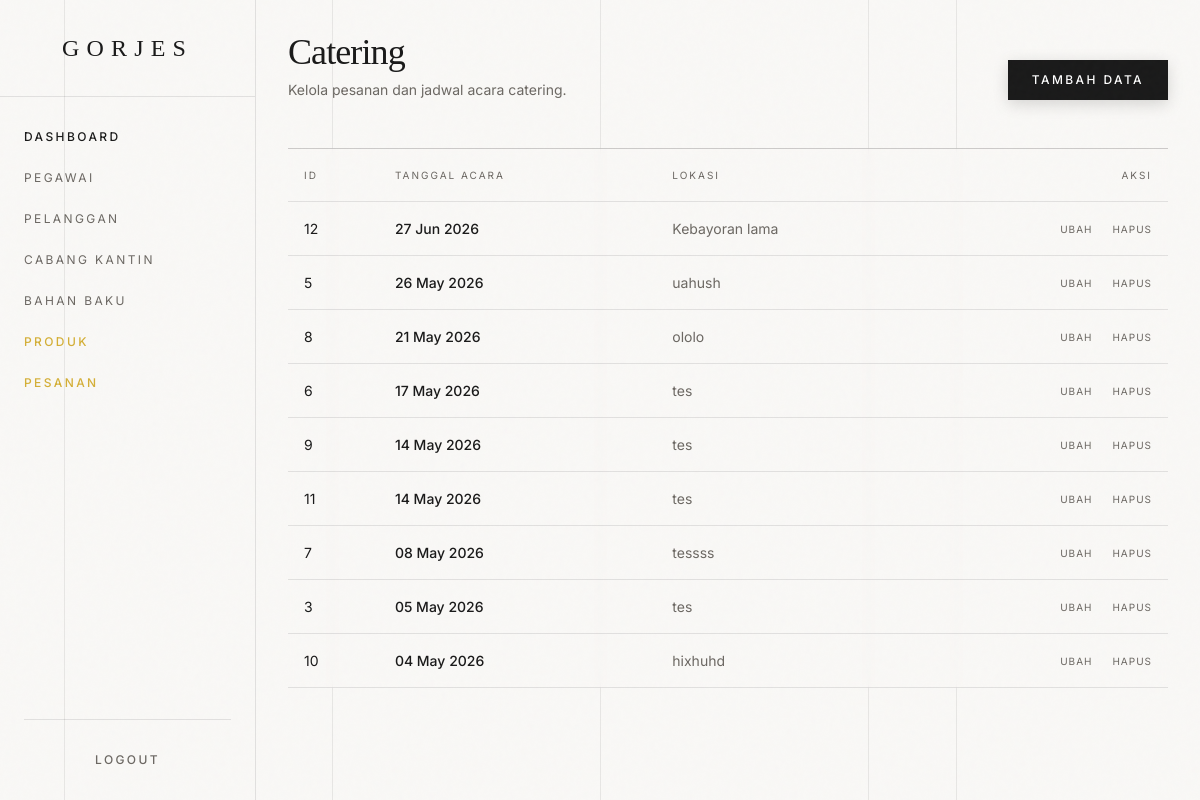
/dashboard/catering/cateringlihat.php (signed in), run on the app's committed database.
### tables this page shows
CREATE TABLE `catering` (
  `id_catering` int(11) NOT NULL,
  `tanggal_acara` date NOT NULL,
  `lokasi_acara` text NOT NULL
);

### dashboard/catering/cateringlihat.php (the view, shortened to what this page needs)
<?php
include '../../layouts/config.php';
include '../../layouts/head.php';
include '../../layouts/menu.php';
$sql = "SELECT * FROM catering ORDER BY tanggal_acara DESC";
$result = mysqli_query($conn, $sql);
?>
<div class="mb-12 flex justify-between items-end relative z-10">
    <div>
        <h2 class="font-serif text-4xl tracking-tight mb-2">Catering</h2>
        <p class="text-sm text-luxury-mutedFg">Kelola pesanan dan jadwal acara catering.</p>
    </div>
    <a href="cateringtambah.php" class="h-10 px-6 bg-luxury-fg text-luxury-white text-xs tracking-[0.2em] uppercase font-medium flex items-center shadow-btn hover:shadow-btn-hover transition-all duration-500">
        Tambah Data
    </a>
</div>
<div class="border-t border-luxury-fg/20 overflow-x-auto relative z-10 bg-luxury-bg/50 backdrop-blur-sm">
    <table class="w-full text-left text-sm whitespace-nowrap">
        <thead>
            <tr class="border-b border-luxury-fg/10 uppercase text-[10px] tracking-[0.2em] text-luxury-mutedFg">
                <th class="py-4 px-4 font-normal">ID</th>
                <th class="py-4 px-4 font-normal">Tanggal Acara</th>
                <th class="py-4 px-4 font-normal">Lokasi</th>
                <th class="py-4 px-4 font-normal text-right">Aksi</th>
            </tr>
        </thead>
        <tbody>
            <?php while ($row = mysqli_fetch_assoc($result)): ?>
                <tr class="border-b border-luxury-fg/10 hover:bg-luxury-bg/80 transition-colors duration-300">
                    <td class="py-4 px-4"><?= htmlspecialchars($row['id_catering']) ?></td>
                    <td class="py-4 px-4 font-medium"><?= date('d M Y', strtotime($row['tanggal_acara'])) ?></td>
                    <td class="py-4 px-4 text-luxury-mutedFg truncate max-w-xs"><?= htmlspecialchars($row['lokasi_acara']) ?></td>
                    <td class="py-4 px-4 text-right space-x-4">
                        <a href="cateringubah.php?id=<?= $row['id_catering'] ?>" class="text-[10px] uppercase tracking-widest text-luxury-mutedFg hover:text-luxury-accent transition-colors">Ubah</a>
                        <a href="cateringhapus.php?id=<?= $row['id_catering'] ?>" class="text-[10px] uppercase tracking-widest text-luxury-mutedFg hover:text-red-700 transition-colors">Hapus</a>
                    </td>
                </tr>
            <?php endwhile; ?>
        </tbody>
    </table>
</div>
<?php
include '../../layouts/footer.php';
include '../../layouts/vendor-scripts.php';
?>

### layouts/head.php (shortened to what this page needs)
<!DOCTYPE html>
<html lang="id">
<head>
    <link rel="stylesheet" href="https://cdnjs.cloudflare.com/ajax/libs/font-awesome/6.4.0/css/all.min.css">
    <script src="https://cdn.tailwindcss.com"></script>
</head>
<body class="font-sans antialiased text-luxury-fg min-h-screen flex flex-col">
    <div class="noise-overlay"></div>
    <div class="gridline-container">
        <div class="gridline-col col-start-1"></div>
        <div class="gridline-col col-start-4"></div>
        <div class="gridline-col col-start-7"></div>
        <div class="gridline-col col-start-10"></div>
    </div>

### layouts/menu.php (shortened to what this page needs)
<div class="flex flex-1 w-full relative">
    <nav id="mobile-sidebar"
        class="w-64 border-r border-[#1A1A1A]/10 bg-[#F9F8F6] md:bg-transparent flex flex-col fixed md:relative z-40 transform -translate-x-[150%] md:translate-x-0 transition-transform duration-500 shrink-0 inset-y-0 left-0 h-screen overflow-y-auto">
        <div class="p-8 border-b border-[#1A1A1A]/10">
            <h1 class="font-serif text-2xl tracking-[0.3em] uppercase text-luxury-fg text-center">Gorjes</h1>
        </div>
        <ul class="flex-col py-8 px-6 flex gap-4 h-full">
            <?php if (in_array($_SESSION['jabatan'] ?? '', ['Owner', 'Admin'])): ?>
            <li>
                <a href="/gorjes/dashboard/index.php"
                    class="block pb-2 text-xs tracking-[0.2em] uppercase transition-all duration-300 font-medium border-b border-transparent hover:border-luxury-accent text-luxury-fg">Dashboard</a>
            </li>
            <?php endif; ?>
            <?php if (in_array($_SESSION['jabatan'] ?? '', ['Owner', 'Admin'])): ?>
            <li>
                <a href="/gorjes/dashboard/pegawai/pegawailihat.php"
                    class="block pb-2 text-xs tracking-[0.2em] uppercase transition-all duration-300 text-luxury-mutedFg hover:text-luxury-fg border-b border-transparent hover:border-luxury-accent">Pegawai</a>
            </li>
            <?php endif; ?>
            <?php if (in_array($_SESSION['jabatan'] ?? '', ['Pegawai Kantin', 'Pegawai Catering', 'Owner', 'Admin'])): ?>
            <li>
                <a href="/gorjes/dashboard/pelanggan/pelangganlihat.php"
                    class="block pb-2 text-xs tracking-[0.2em] uppercase transition-all duration-300 text-luxury-mutedFg hover:text-luxury-fg border-b border-transparent hover:border-luxury-accent">Pelanggan</a>
            </li>
            <?php endif; ?>
            <?php if (in_array($_SESSION['jabatan'] ?? '', ['Pegawai Kantin', 'Owner', 'Admin'])): ?>
            <li>
                <a href="/gorjes/dashboard/cabang_kantin/cabang_kantinlihat.php"
                    class="block pb-2 text-xs tracking-[0.2em] uppercase transition-all duration-300 text-luxury-mutedFg hover:text-luxury-fg border-b border-transparent hover:border-luxury-accent">Cabang Kantin</a>
            </li>
            <?php endif; ?>
            <?php if (in_array($_SESSION['jabatan'] ?? '', ['Pegawai Dapur', 'Owner', 'Admin'])): ?>
            <li>
                <a href="/gorjes/dashboard/bahan_baku/bahan_bakulihat.php"
                    class="block pb-2 text-xs tracking-[0.2em] uppercase transition-all duration-300 text-luxury-mutedFg hover:text-luxury-fg border-b border-transparent hover:border-luxury-accent">Bahan Baku</a>
            </li>
            <?php endif; ?>
            <?php if (in_array($_SESSION['jabatan'] ?? '', ['Pegawai Dapur', 'Owner', 'Admin'])): ?>
            <li>
                <a href="/gorjes/dashboard/produk/produklihat.php"
                    class="block pb-2 text-xs tracking-[0.2em] uppercase transition-all duration-300 font-medium text-luxury-accent border-b border-transparent hover:border-luxury-accent">Produk</a>
            </li>
            <?php endif; ?>
            <?php if (in_array($_SESSION['jabatan'] ?? '', ['Pegawai Kantin', 'Pegawai Catering', 'Owner', 'Admin'])): ?>
            <li>
                <a href="/gorjes/dashboard/pesanan/pesananlihat.php"
                    class="block pb-2 text-xs tracking-[0.2em] uppercase transition-all duration-300 font-medium text-luxury-accent border-b border-transparent hover:border-luxury-accent">Pesanan</a>
            </li>
            <?php endif; ?>
            <li class="mt-auto pt-8 border-t border-[#1A1A1A]/10">
                <a href="/gorjes/logout.php"
                    class="block text-center text-xs tracking-[0.2em] uppercase hover:text-red-600 transition-all duration-300 text-luxury-mutedFg font-medium">Logout</a>
            </li>
        </ul>
    </nav>
    <main class="flex-1 p-6 md:p-8 mt-16 md:mt-0 relative w-full overflow-x-hidden min-w-0">
        <div class="w-full">

### layouts/footer.php
        </div>
    </main>
</div>

### layouts/vendor-scripts.php (shortened to what this page needs)
</body>
</html>

### layouts/head.php (style rules this page uses)
body { background-color: #F9F8F6; color: #1A1A1A; border-radius: 0px !important; }
* { border-radius: 0px !important; }
.noise-overlay { position: fixed; top: 0; left: 0; width: 100vw; height: 100vh; pointer-events: none; z-index: 50; opacity: 0.02; }
.gridline-container { position: fixed; top: 0; left: 0; width: 100%; height: 100%; pointer-events: none; z-index: -1; display: grid; grid-template-columns: repeat(12, 1fr); max-width: 1600px; margin: 0 auto; padding: 0 4rem; left: 50%; transform: translateX(-50%); }
.gridline-col { border-left: 1px solid rgba(26, 26, 26, 0.08); height: 100%; }
.gridline-col:last-child { border-right: 1px solid rgba(26, 26, 26, 0.08); }
table { border-radius: 0; border-collapse: collapse; background: transparent; box-shadow: none; border: none; }
th, td { border-bottom: 1px solid rgba(26,26,26,0.1) !important; }
th { background: transparent; }

### data on the page
catering: id_catering "12", tanggal_acara "27 Jun 2026", lokasi_acara "Kebayoran lama"
catering: id_catering "5", tanggal_acara "26 May 2026", lokasi_acara "uahush"
catering: id_catering "8", tanggal_acara "21 May 2026", lokasi_acara "ololo"
catering: id_catering "6", tanggal_acara "17 May 2026", lokasi_acara "tes"
catering: id_catering "9", tanggal_acara "14 May 2026", lokasi_acara "tes"
catering: id_catering "11", tanggal_acara "14 May 2026", lokasi_acara "tes"
catering: id_catering "7", tanggal_acara "08 May 2026", lokasi_acara "tessss"
catering: id_catering "3", tanggal_acara "05 May 2026", lokasi_acara "tes"
catering: id_catering "10", tanggal_acara "04 May 2026", lokasi_acara "hixhuhd"
